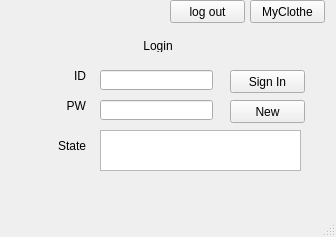
<?xml version="1.0" encoding="UTF-8"?>
<ui version="4.0">
 <class>MainWindow</class>
 <widget class="QMainWindow" name="MainWindow">
  <property name="geometry">
   <rect>
    <x>0</x>
    <y>0</y>
    <width>336</width>
    <height>237</height>
   </rect>
  </property>
  <property name="windowTitle">
   <string>MainWindow</string>
  </property>
  <widget class="QWidget" name="centralwidget">
   <widget class="QLabel" name="label">
    <property name="geometry">
     <rect>
      <x>130</x>
      <y>40</y>
      <width>56</width>
      <height>12</height>
     </rect>
    </property>
    <property name="text">
     <string>Login</string>
    </property>
    <property name="alignment">
     <set>Qt::AlignCenter</set>
    </property>
   </widget>
   <widget class="QLineEdit" name="lineEdit_ID">
    <property name="geometry">
     <rect>
      <x>100</x>
      <y>70</y>
      <width>113</width>
      <height>20</height>
     </rect>
    </property>
   </widget>
   <widget class="QLineEdit" name="lineEdit_PW">
    <property name="geometry">
     <rect>
      <x>100</x>
      <y>100</y>
      <width>113</width>
      <height>20</height>
     </rect>
    </property>
   </widget>
   <widget class="QLabel" name="label_2">
    <property name="geometry">
     <rect>
      <x>30</x>
      <y>70</y>
      <width>56</width>
      <height>12</height>
     </rect>
    </property>
    <property name="text">
     <string>ID</string>
    </property>
    <property name="alignment">
     <set>Qt::AlignRight|Qt::AlignTrailing|Qt::AlignVCenter</set>
    </property>
   </widget>
   <widget class="QLabel" name="label_3">
    <property name="geometry">
     <rect>
      <x>30</x>
      <y>100</y>
      <width>56</width>
      <height>12</height>
     </rect>
    </property>
    <property name="text">
     <string>PW</string>
    </property>
    <property name="alignment">
     <set>Qt::AlignRight|Qt::AlignTrailing|Qt::AlignVCenter</set>
    </property>
   </widget>
   <widget class="QPushButton" name="loginBtn">
    <property name="geometry">
     <rect>
      <x>230</x>
      <y>70</y>
      <width>75</width>
      <height>23</height>
     </rect>
    </property>
    <property name="text">
     <string>Sign In</string>
    </property>
   </widget>
   <widget class="QPushButton" name="NewAccountBtn">
    <property name="geometry">
     <rect>
      <x>230</x>
      <y>100</y>
      <width>75</width>
      <height>23</height>
     </rect>
    </property>
    <property name="text">
     <string>New</string>
    </property>
   </widget>
   <widget class="QLabel" name="label_4">
    <property name="geometry">
     <rect>
      <x>30</x>
      <y>140</y>
      <width>56</width>
      <height>12</height>
     </rect>
    </property>
    <property name="text">
     <string>State</string>
    </property>
    <property name="alignment">
     <set>Qt::AlignRight|Qt::AlignTrailing|Qt::AlignVCenter</set>
    </property>
   </widget>
   <widget class="QTextEdit" name="textEdit">
    <property name="geometry">
     <rect>
      <x>100</x>
      <y>130</y>
      <width>201</width>
      <height>41</height>
     </rect>
    </property>
   </widget>
   <widget class="QPushButton" name="logOut">
    <property name="geometry">
     <rect>
      <x>170</x>
      <y>0</y>
      <width>75</width>
      <height>23</height>
     </rect>
    </property>
    <property name="text">
     <string>log out</string>
    </property>
   </widget>
   <widget class="QPushButton" name="MyClothe">
    <property name="geometry">
     <rect>
      <x>250</x>
      <y>0</y>
      <width>75</width>
      <height>23</height>
     </rect>
    </property>
    <property name="text">
     <string>MyClothe</string>
    </property>
   </widget>
  </widget>
  <widget class="QMenuBar" name="menubar">
   <property name="geometry">
    <rect>
     <x>0</x>
     <y>0</y>
     <width>336</width>
     <height>21</height>
    </rect>
   </property>
  </widget>
  <widget class="QStatusBar" name="statusbar"/>
 </widget>
 <resources/>
 <connections>
  <connection>
   <sender>loginBtn</sender>
   <signal>clicked()</signal>
   <receiver>MainWindow</receiver>
   <slot>login()</slot>
   <hints>
    <hint type="sourcelabel">
     <x>280</x>
     <y>113</y>
    </hint>
    <hint type="destinationlabel">
     <x>297</x>
     <y>48</y>
    </hint>
   </hints>
  </connection>
  <connection>
   <sender>NewAccountBtn</sender>
   <signal>clicked()</signal>
   <receiver>MainWindow</receiver>
   <slot>createNewAccount()</slot>
   <hints>
    <hint type="sourcelabel">
     <x>241</x>
     <y>128</y>
    </hint>
    <hint type="destinationlabel">
     <x>240</x>
     <y>156</y>
    </hint>
   </hints>
  </connection>
  <connection>
   <sender>loginBtn</sender>
   <signal>clicked()</signal>
   <receiver>MainWindow</receiver>
   <slot>changeWindow()</slot>
   <hints>
    <hint type="sourcelabel">
     <x>254</x>
     <y>113</y>
    </hint>
    <hint type="destinationlabel">
     <x>217</x>
     <y>43</y>
    </hint>
   </hints>
  </connection>
  <connection>
   <sender>logOut</sender>
   <signal>clicked()</signal>
   <receiver>MainWindow</receiver>
   <slot>logout()</slot>
   <hints>
    <hint type="sourcelabel">
     <x>212</x>
     <y>36</y>
    </hint>
    <hint type="destinationlabel">
     <x>69</x>
     <y>32</y>
    </hint>
   </hints>
  </connection>
  <connection>
   <sender>MyClothe</sender>
   <signal>clicked()</signal>
   <receiver>MainWindow</receiver>
   <slot>changeWindowClothe()</slot>
   <hints>
    <hint type="sourcelabel">
     <x>277</x>
     <y>35</y>
    </hint>
    <hint type="destinationlabel">
     <x>44</x>
     <y>67</y>
    </hint>
   </hints>
  </connection>
 </connections>
 <slots>
  <slot>login()</slot>
  <slot>createNewAccount()</slot>
  <slot>changeWindow()</slot>
  <slot>logout()</slot>
  <slot>changeWindowClothe()</slot>
 </slots>
</ui>
